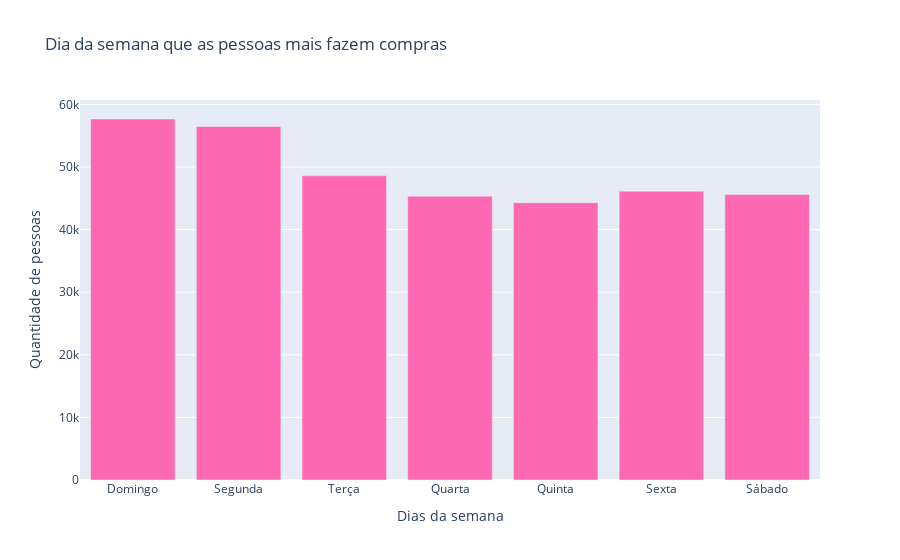

Write notebook code for a chart like this one.
### Code cell
# Em que dia da semana as pessoas compram produtos alimenticios?
day_of_week_orders = (
    df_orders.groupby("order_dow")["user_id"]
    .nunique()
    .reindex(range(7), fill_value=0)
)
day_of_week_df = day_of_week_orders.reset_index()
day_of_week_df.columns = ["order_dow", "people_count"]
day_of_week_df["day_name"] = day_of_week_df["order_dow"].map(day_names)
fig = px.bar(
    day_of_week_df,
    x="day_name",
    y="people_count",
    title="Dia da semana que as pessoas mais fazem compras",
    labels={
        "day_name": "Dias da semana",
        "people_count": "Quantidade de pessoas",
    },
    color_discrete_sequence=["hotpink"],
    category_orders={"day_name": [day_names[i] for i in range(7)]},
)
fig.show()

### Figure 1 — Plotly figure (JSON) as saved in the notebook; plotly's stock layout.template omitted (floating-point values rounded to 4 significant figures)
{"data": [{"hovertemplate": "Dias da semana=%{x}<br>Quantidade de pessoas=%{y}<extra></extra>", "legendgroup": "", "marker": {"color": "hotpink", "pattern": {"shape": ""}}, "name": "", "orientation": "v", "showlegend": false, "textposition": "auto", "type": "bar", "x": ["Domingo", "Segunda", "Terça", "Quarta", "Quinta", "Sexta", "Sábado"], "xaxis": "x", "y": [57661, 56479, 48587, 45331, 44281, 46127, 45604], "yaxis": "y"}], "layout": {"barmode": "relative", "legend": {"tracegroupgap": 0}, "title": {"text": "Dia da semana que as pessoas mais fazem compras"}, "xaxis": {"anchor": "y", "categoryarray": ["Domingo", "Segunda", "Terça", "Quarta", "Quinta", "Sexta", "Sábado"], "categoryorder": "array", "domain": [0, 1], "title": {"text": "Dias da semana"}}, "yaxis": {"anchor": "x", "domain": [0, 1], "title": {"text": "Quantidade de pessoas"}}}}
